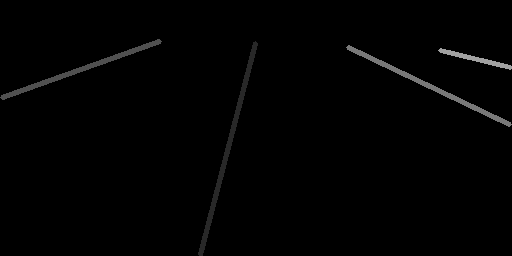
#> input picture lanenet_train/data/orig/gt_instance_image/orj0.png, 512 x 256 px, found by its file name; its folder holds 3 pictures in this run
$ python create_binary_images.py
#> lines starting #> are read from the running program, lines starting #| are printed output that depends on the picture; after the words box and inside, x2 and y2 are one past the last pixel; in counts of white or black regions, pixels touching at a corner belong together
import cv2
import os
import shutil

read_path = '512x256/gt_instance_image'
write_path = '512x256/gt_binary_image'

if os.path.exists(write_path):
    shutil.rmtree(write_path)
os.mkdir(write_path)


print("Processing images...")
for file in os.listdir(read_path):
    _, binary_image = cv2.threshold(cv2.imread(os.path.join(read_path, file), cv2.IMREAD_GRAYSCALE), 0, 255, cv2.THRESH_BINARY)
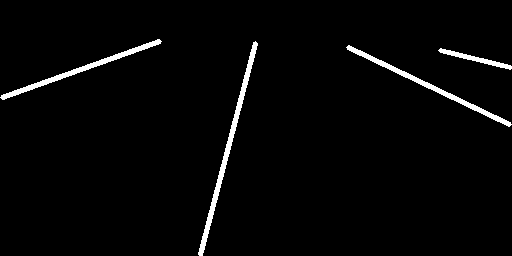
#> binary_image: shape (256, 512); 2.5% white; 4 white regions, box (x1, y1, x2, y2) and area: (198, 41, 258, 256) 1152, (346, 45, 512, 127) 910, (0, 39, 162, 100) 876, (438, 48, 512, 70) 355
    cv2.imwrite(os.path.join(write_path, file), binary_image)
#> pass 2 of the loop `for file in os.listdir(read_path):`:
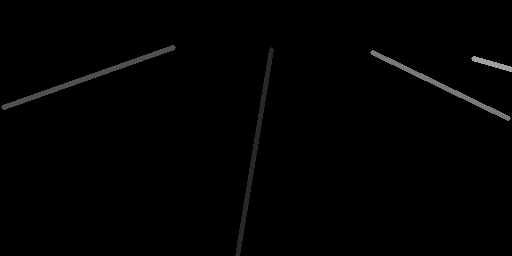
#> input picture lanenet_train/data/orig/gt_instance_image/orj1.png, 512 x 256 px, found by its file name
#> `_, binary_image = cv2.threshold(cv2.imread(os.path.join(read_path, fil..`:
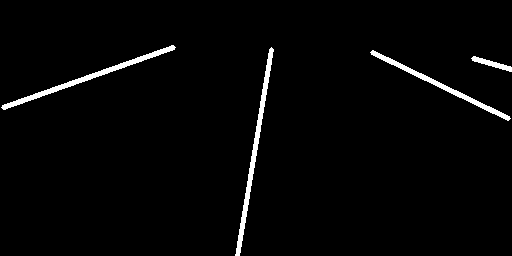
#> binary_image: shape (256, 512); 2.3% white; 4 white regions, box (x1, y1, x2, y2) and area: (235, 47, 274, 256) 1028, (1, 45, 176, 110) 945, (370, 50, 511, 121) 773, (471, 56, 512, 72) 217
#> pass 3 of the loop `for file in os.listdir(read_path):`:
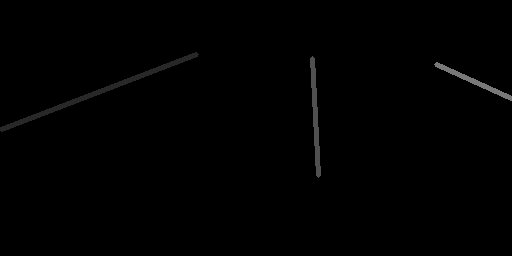
#> input picture lanenet_train/data/orig/gt_instance_image/orj2.png, 512 x 256 px, found by its file name
#> `_, binary_image = cv2.threshold(cv2.imread(os.path.join(read_path, fil..`:
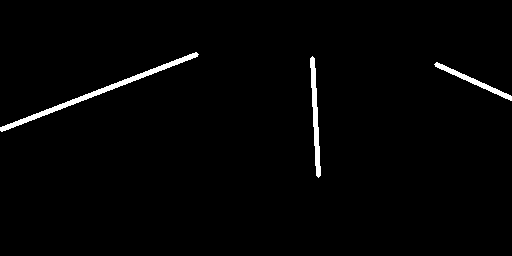
#> binary_image: shape (256, 512); 1.6% white; 3 white regions, box (x1, y1, x2, y2) and area: (0, 52, 199, 132) 1079, (310, 56, 321, 178) 598, (434, 62, 512, 101) 427

print("Done!")
